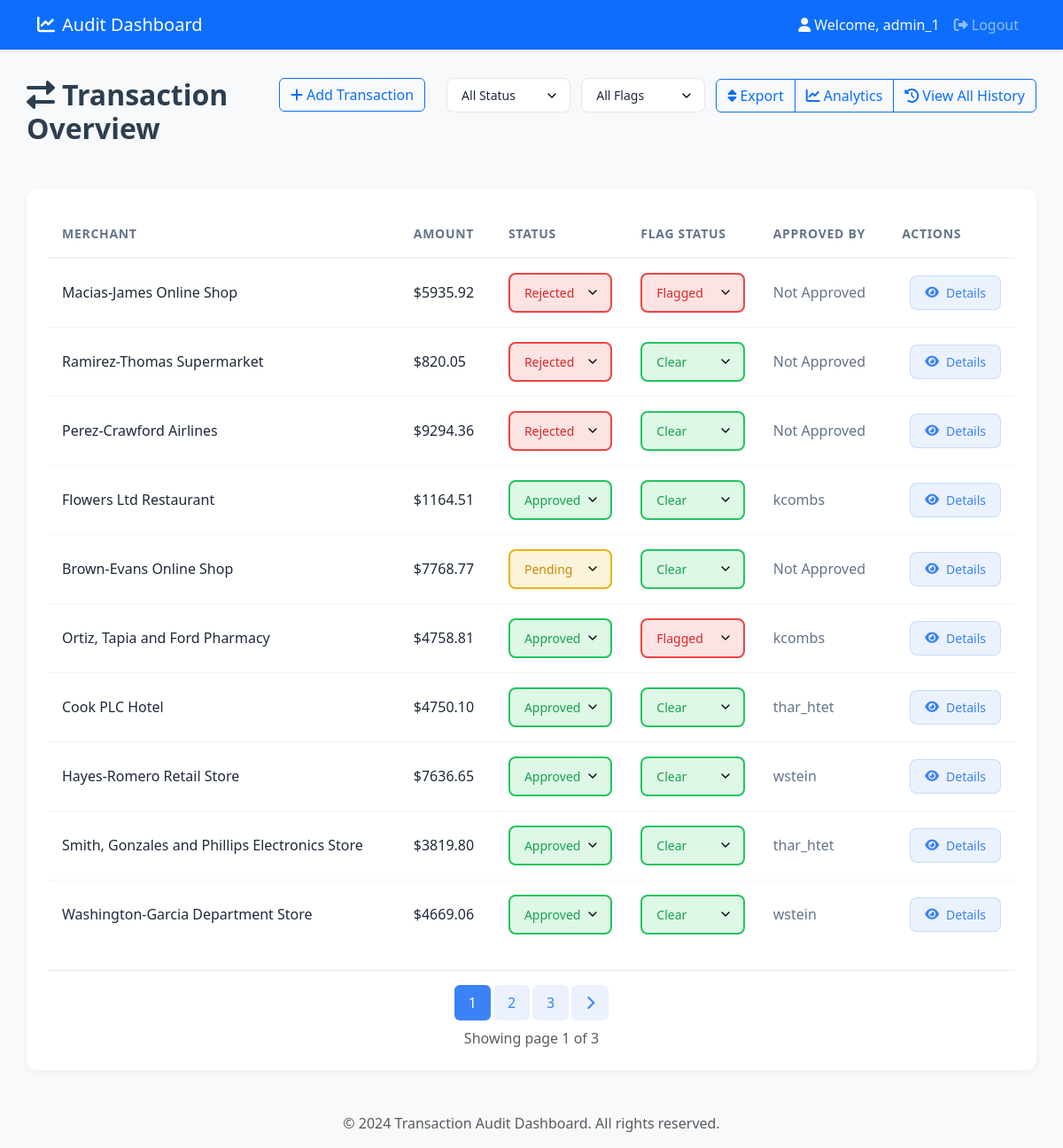
Screenshot of /home/ (signed in) with the database file from the repository.
### auditApp/models.py (models this page shows, shortened)
class Transaction(models.Model):
    STATUS_CHOICES = [
        ('Approved', 'Approved'),
        ('Pending', 'Pending'),
        ('Rejected', 'Rejected'),
    ]
    amount = models.DecimalField(max_digits=10, decimal_places=2, validators=[MinValueValidator(0)],null=False, blank=False)
    status = models.CharField(max_length=255, choices=STATUS_CHOICES, null=False, blank=False,default='Pending')
    timestamp = models.DateTimeField(auto_now_add=True)
    merchant = models.CharField(max_length=255, null=False, blank=False)
    isFlagged = models.BooleanField(default=False,null=True, blank=True)
    approved_by = models.ForeignKey(User, on_delete=models.SET_NULL, null=True, blank=True)

### auditApp/views.py (the view)
# urls.py: path('home/', views.home, name='home'),
@login_required
def home(request):
    try:
        transactions_list = Transaction.objects.all().order_by('-timestamp')
        status_filter = request.GET.get('status', '')
        flag_filter = request.GET.get('flag', '')
        filters = Q()
        if status_filter:  # Only filter if a specific status is selected
            filters &= Q(status=status_filter)
        if flag_filter:  # Only filter if a specific flag is selected
            is_flagged = flag_filter == 'Flagged' # it will get true if the flag is Flagged
            filters &= Q(isFlagged=is_flagged)
        if filters:
            transactions_list = transactions_list.filter(filters)
        paginator = Paginator(transactions_list, 10)
        page = request.GET.get('page', 1)
        transactions = paginator.get_page(page)
        if request.headers.get('HX-Request'):
            if 'main-content' in request.headers.get('HX-Target', ''):
                return render(request, 'partials/transaction.html', {'transactions': transactions})
            return render(request, 'partials/home_content.html', {'transactions': transactions})
        return render(request, 'home.html', {'transactions': transactions})
    except Exception as e:
        messages.error(request, str(e))
        return render(request, 'home.html', {'transactions': []})

### auditApp/templates/home.html
{% extends 'base.html' %}
{% block content %}
    {% include 'partials/home_content.html' %}
{% endblock %}

### auditApp/templates/partials/nav.html (shortened to what this page needs)
<nav class="navbar navbar-expand-lg navbar-dark bg-primary">
    <div class="container">
        <a class="navbar-brand" href="{% url 'home' %}">
            <i class="fas fa-chart-line me-2"></i>Audit Dashboard
        </a>
        <div class="collapse navbar-collapse" id="navbarNav">
            <ul class="navbar-nav ms-auto">
                {% if user.is_authenticated %}
                <li class="nav-item">
                    <span class="nav-link text-light">
                        <i class="fas fa-user me-1"></i>Welcome, {{ user.username }}
                    </span>
                </li>
                <li class="nav-item">
                    <a class="nav-link" href="{% url 'logout' %}">
                        <i class="fas fa-sign-out-alt me-1"></i>Logout
                    </a>
                </li>
                {% endif %}
            </ul>
        </div>
    </div>
</nav>

### auditApp/templates/partials/transaction.html (shortened to what this page needs)
{% if transactions.object_list %}
<div class="transaction-wrapper">
    <table class="transaction-table">
        <thead>
            <tr>
                <th>Merchant</th>
                <th>Amount</th>
                <th>Status</th>
                <th>Flag Status</th>
                <th>Approved By</th>
                <th class="text-right">Actions</th>
            </tr>
        </thead>
        <tbody>
            {% for transaction in transactions %}
            <tr class="transaction-row" data-transaction-id="{{ transaction.id }}">
                <td>
                    <span class="merchant-cell">{{ transaction.merchant }}</span>
                </td>
                <td>
                    <span class="amount-cell">${{ transaction.amount }}</span>
                </td>
                <td style="min-width: 140px;">
                    <select class="status-select {% if transaction.status == 'Approved' %}approved{% elif transaction.status == 'Pending' %}pending{% else %}rejected{% endif %}"
                            hx-post="{% url 'update_status' transaction.id %}?page={{ transactions.number }}"
                            hx-target="#main-content"
                            hx-headers='{"X-CSRFToken": "{{ csrf_token }}"}'
                            name="status">
                        <option value="Approved" {% if transaction.status == 'Approved' %}selected{% endif %}>Approved</option>
                        <option value="Pending" {% if transaction.status == 'Pending' %}selected{% endif %}>Pending</option>
                        <option value="Rejected" {% if transaction.status == 'Rejected' %}selected{% endif %}>Rejected</option>
                    </select>
                </td>
                <td style="min-width: 140px;">
                    <select class="status-select {% if transaction.isFlagged %}flagged{% else %}clear{% endif %}"
                            hx-post="{% url 'update_flag' transaction.id %}?page={{ transactions.number }}"
                            hx-target="#main-content"
                            hx-headers='{"X-CSRFToken": "{{ csrf_token }}"}'
                            name="is_flagged">
                        <option value="false" {% if not transaction.isFlagged %}selected{% endif %}>Clear</option>
                        <option value="true" {% if transaction.isFlagged %}selected{% endif %}>Flagged</option>
                    </select>
                </td>
                <td>
                    <span class="approved-by">{{ transaction.approved_by.username|default:"Not Approved" }}</span>
                </td>
                <td class="text-right">
                    <button class="action-btn"
                            hx-get="{% url 'transaction_detail' transaction.id %}"
                            hx-target="#modal-content"
                            data-bs-toggle="modal"
                            data-bs-target="#transactionModal">
                        <i class="fas fa-eye"></i>Details
                    </button>
                </td>
            </tr>
            {% endfor %}
        </tbody>
    </table>
    {% if transactions.paginator.num_pages > 1 %}
    <div class="pagination-wrapper mt-4">
        <nav aria-label="Transaction pagination">
            <ul class="pagination justify-content-center">
                {% for num in transactions.paginator.page_range %}
                    {% if num == transactions.number %}
                    <li class="page-item active">
                        <span class="page-link">{{ num }}</span>
                    </li>
                    {% elif num > transactions.number|add:'-3' and num < transactions.number|add:'3' %}
                    <li class="page-item">
                        <button class="page-link"
                                hx-get="{% url 'home' %}?page={{ num }}&status={{ request.GET.status|default:'' }}&flag={{ request.GET.flag|default:'' }}"
                                hx-target="#main-content">
                            {{ num }}
                        </button>
                    </li>
                    {% endif %}
                {% endfor %}
                {% if transactions.has_next %}
                <li class="page-item">
                    <button class="page-link"
                            hx-get="{% url 'home' %}?page={{ transactions.next_page_number }}&status={{ request.GET.status|default:'' }}&flag={{ request.GET.flag|default:'' }}"
                            hx-target="#main-content">
                        <i class="fas fa-chevron-right"></i>
                    </button>
                </li>
                {% endif %}
            </ul>
        </nav>
        <div class="text-center text-muted mt-2">
            Showing page {{ transactions.number }} of {{ transactions.paginator.num_pages }}
        </div>
    </div>
    {% endif %}
</div>
{% else %}
<div class="alert alert-info" role="alert">
    No transactions found
</div>
{% endif %}

### auditApp/templates/base.html (style rules this page uses)
body { background-color: #f8f9fa; min-height: 100vh; color: #2c3e50; }
.navbar { box-shadow: 0 2px 4px rgba(0, 0, 0, 0.1); }
.transaction-wrapper { background: #fff; border-radius: 12px; box-shadow: 0 2px 8px rgba(0, 0, 0, 0.05); padding: 1.5rem; }
.transaction-table { width: 100%; border-collapse: separate; border-spacing: 0; }
.transaction-table th { color: #64748b; font-size: 0.875rem; font-weight: 600; text-transform: uppercase; letter-spacing: 0.05em; padding: 1rem; text-align: left; border-bottom: 2px solid #f1f5f9; }
.transaction-table td { padding: 1rem; border-bottom: 1px solid #f1f5f9; }
.transaction-table tr:last-child td { border-bottom: none; }
.merchant-cell { font-weight: 500; color: #1e293b; }
.amount-cell { font-weight: 500; color: #1e293b; }
.status-select { appearance: none; width: 100%; padding: 0.625rem 1rem; border-radius: 8px; font-weight: 500; font-size: 0.875rem; cursor: pointer; background-repeat: no-repeat; background-position: right 0.75rem center; background-size: 1rem; transition: all 0.2s ease; }
.status-select.approved { background-color: rgba(34, 197, 94, 0.15); color: rgb(22, 163, 74); border: 2px solid rgb(34, 197, 94); }
.status-select.pending { background-color: rgba(234, 179, 8, 0.15); color: rgb(202, 138, 4); border: 2px solid rgb(234, 179, 8); }
.status-select.rejected { background-color: rgba(239, 68, 68, 0.15); color: rgb(220, 38, 38); border: 2px solid rgb(239, 68, 68); }
.status-select.flagged { background-color: rgba(239, 68, 68, 0.15); color: rgb(220, 38, 38); border: 2px solid rgb(239, 68, 68); }
.status-select.clear { background-color: rgba(34, 197, 94, 0.15); color: rgb(22, 163, 74); border: 2px solid rgb(34, 197, 94); }
.action-btn { display: inline-flex; align-items: center; padding: 0.5rem 1rem; border-radius: 8px; font-weight: 500; font-size: 0.875rem; color: #3b82f6; background-color: rgba(59, 130, 246, 0.1); border: 1px solid rgba(59, 130, 246, 0.2); cursor: pointer; transition: all 0.2s ease; }
.action-btn i { margin-right: 0.5rem; }
.approved-by { color: #64748b; font-weight: 500; }
.status-select option { background-color: white; color: #1e293b; padding: 0.5rem; }
.text-right { text-align: right; }
.pagination-wrapper { margin-top: 2rem; padding-top: 1rem; border-top: 1px solid #e9ecef; }
.pagination { margin-bottom: 0.5rem; }
.page-link { border: none; padding: 0.5rem 1rem; margin: 0 0.25rem; color: #3b82f6; background-color: rgba(59, 130, 246, 0.1); border-radius: 6px; transition: all 0.2s ease; }
.page-item.active .page-link { background-color: #3b82f6; color: white; }

### rows the page displays
Transaction: status "Rejected", is_flagged "Flagged"
Transaction: status "Rejected", is_flagged "Clear"
Transaction: status "Rejected", is_flagged "Clear"
Transaction: status "Approved", is_flagged "Clear"
Transaction: status "Pending", is_flagged "Clear"
Transaction: status "Approved", is_flagged "Flagged"
Transaction: status "Approved", is_flagged "Clear"
Transaction: status "Approved", is_flagged "Clear"
Transaction: status "Approved", is_flagged "Clear"
Transaction: status "Approved", is_flagged "Clear"

### other values shown
{{ user.username }} "admin_1"
{{ num }} "1"
{{ num }} "2" "3"
{{ transactions.number }} "1"
{{ transactions.paginator.num_pages }} "3"
